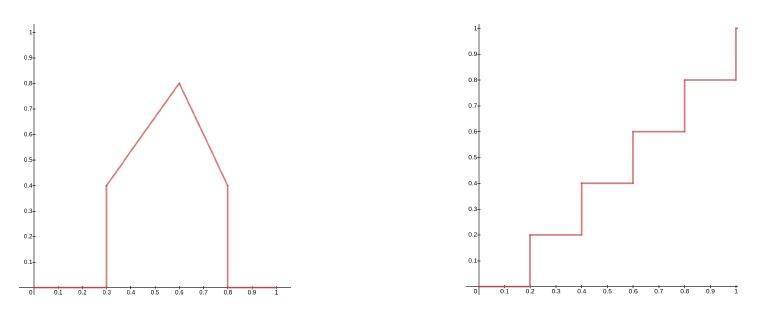
#> input picture Assignment1/Capture.JPG, 759 x 320 px
$ python -i inverse_processing.py   (imports and definitions only)   (older library calls are emulated)
#> lines starting #> are read from the running program, lines starting #| are printed output that depends on the picture; after the words box and inside, x2 and y2 are one past the last pixel; in counts of white or black regions, pixels touching at a corner belong together
# -*- coding: utf-8 -*-
"""
Created on Mon Nov 11 10:58:45 2019

@author: E442282
"""

import numpy as np
import cv2
import os,sys
from matplotlib import pyplot as plt


# [34 lines left out: functions getColorSpaces, getImageDimnesion, showImage, splitRGBChannels, getHistogram, not called in this run]

def getEdges_Default(gray,low,high):
    edges = cv2.Canny(gray,low,high)
    return edges

'''
 We set the low threshold to 0.66*[mean value] and set the high threshold to 1.33*[mean value]
'''
# [5 lines left out: function getEdges_Mean, not called in this run]
'''
 We set the low threshold to 0.66*[median value] and set the high threshold to 1.33*[median value]
'''
# [5 lines left out: function getEdges_Median, not called in this run]

def getEdges_OTSU(gray):
    ret2,th2 = cv2.threshold(gray,0,255,cv2.THRESH_BINARY+cv2.THRESH_OTSU)
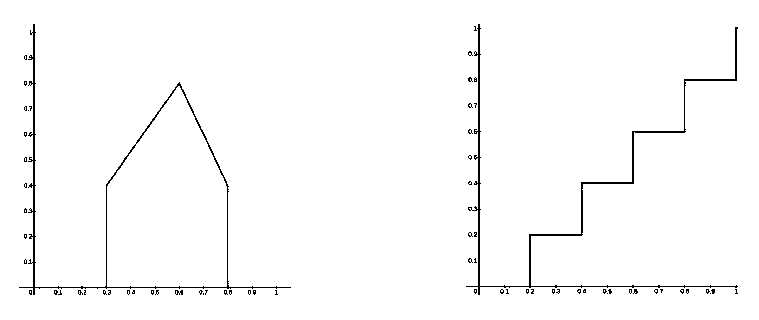
#> th2: shape (320, 759); 98.3% white; black in thin lines or dots, all inside (x1, y1, x2, y2) = (19, 24, 738, 295)
#> ret2 = 204
    blur = cv2.GaussianBlur(gray,(3,3),0)
    max_threshold=ret2
#> max_threshold = 204
    min_threshold=0.5*max_threshold
#> min_threshold = 102
    edges = cv2.Canny(blur,min_threshold,max_threshold)
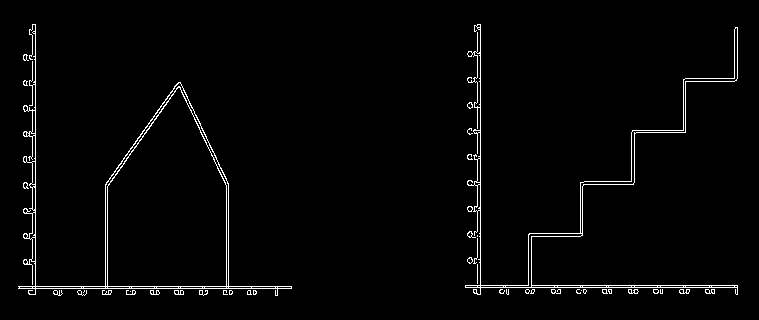
#> edges: shape (320, 759); 2.1% white in thin lines or dots, all inside (x1, y1, x2, y2) = (18, 24, 738, 296)

    return edges

'''
Sharpen the image
Use a gaussian smoothing filter and subtract the smoothed version from the original
image (in a weighted way so the values of a constant area remain constant).
'''
# [138 lines left out: functions unsharp_mask, getMagnitude, applySobel, applyRoberts, applyPrewitt, applyLaplacian and 4 more, not called in this run]

def getBinaryImage(gray,thr=127):
    ret,thresh= cv2.threshold(gray,thr,255,cv2.THRESH_BINARY)
    return thresh


# [40 lines left out: functions getOrientation, getContours, addSobel, not called in this run]


images_path=r'C:\SAI\IIIT\2019_Monsoon\DIP\Project\input'
# [1 line that did not run here, left out]

output_path=r'C:\SAI\IIIT\2019_Monsoon\DIP\Project\output_imwrite'

sobels=[]
# [110 lines not run here, left out]


>>> import cv2
>>> picture = cv2.imread('../Assignment1/Capture.JPG', cv2.IMREAD_GRAYSCALE)
>>> result = getEdges_OTSU(picture)
